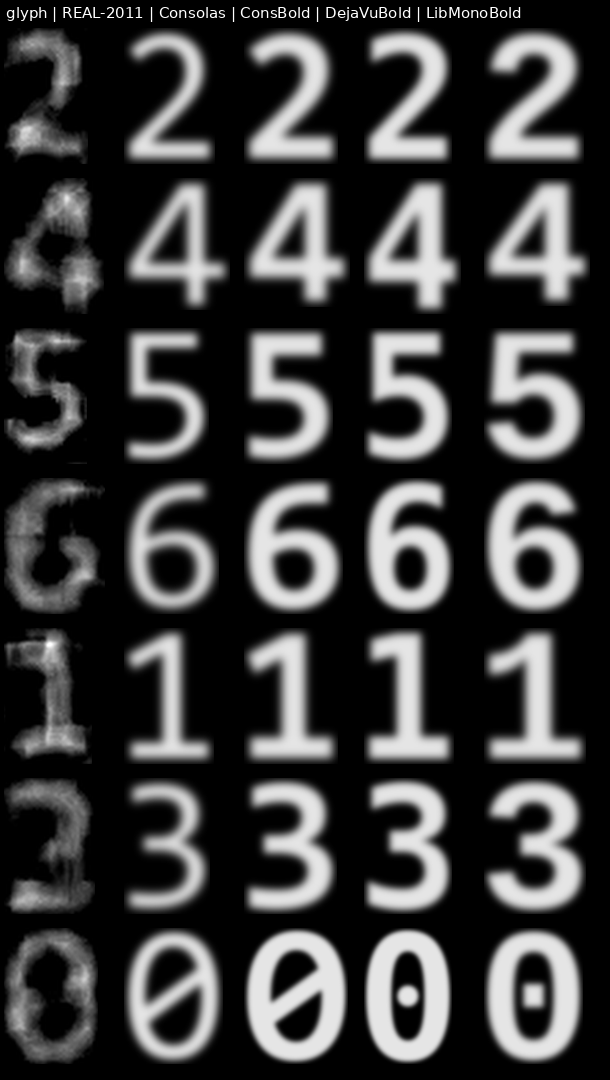
#> input picture analysis/font_glyph_grid_2011.png, 610 x 1080 px, given in place of f00005.png, which was not available
$ python lk.py 5 5
#> lines starting #> are read from the running program, lines starting #| are printed output that depends on the picture; after the words box and inside, x2 and y2 are one past the last pixel; in counts of white or black regions, pixels touching at a corner belong together; pictures that were not available may be replaced by others from this repository, and a replacement may not be noted
import numpy as np,sys
from PIL import Image
F='/home/user/new-skinny-bob/frames/OpSTlDJWFFI/f{:05d}.png'
a,b=int(sys.argv[1]),int(sys.argv[2])
frames=list(range(a,b+1))
S=np.array([np.asarray(Image.open(F.format(f)).convert('L')).astype(np.float64) for f in frames])
T=S.mean(0)
gy,gx=np.gradient(T)
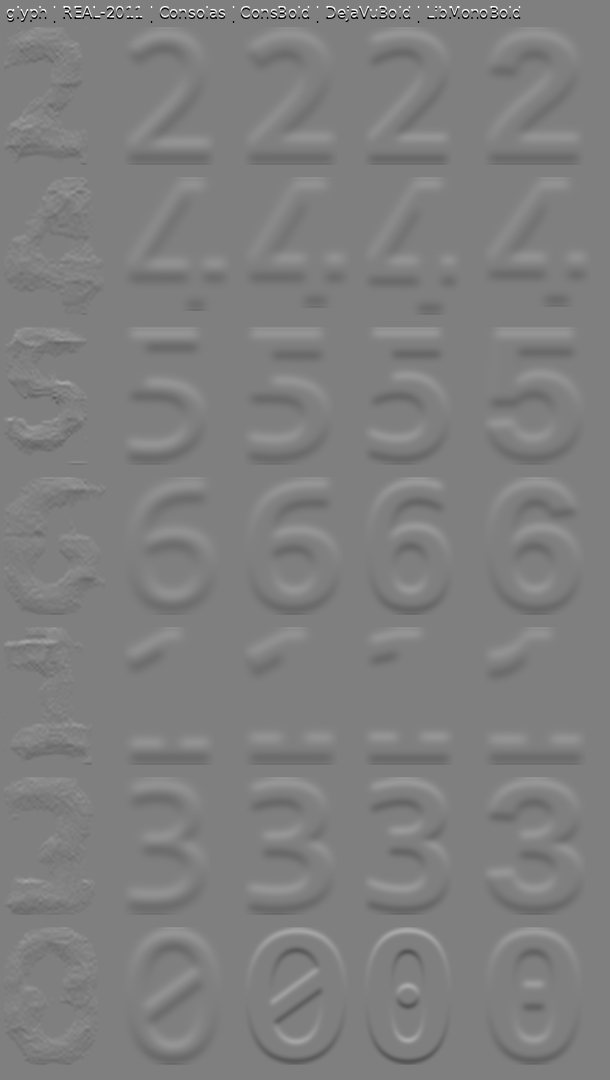
#> gy: shape (1080, 610) float64; min -127.5, max 127.5, mean 0; drawn with min black and max white
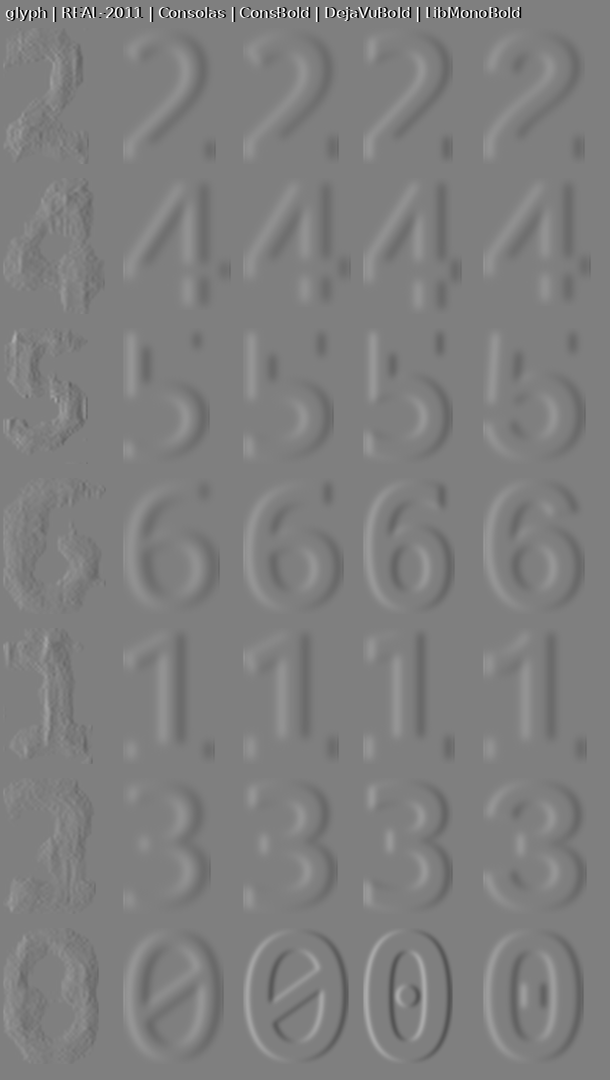
#> gx: shape (1080, 610) float64; min -127.5, max 127.5, mean 0; drawn with min black and max white
# border band: where |grad| is large (the vignette roll-off)
g=np.hypot(gx,gy)
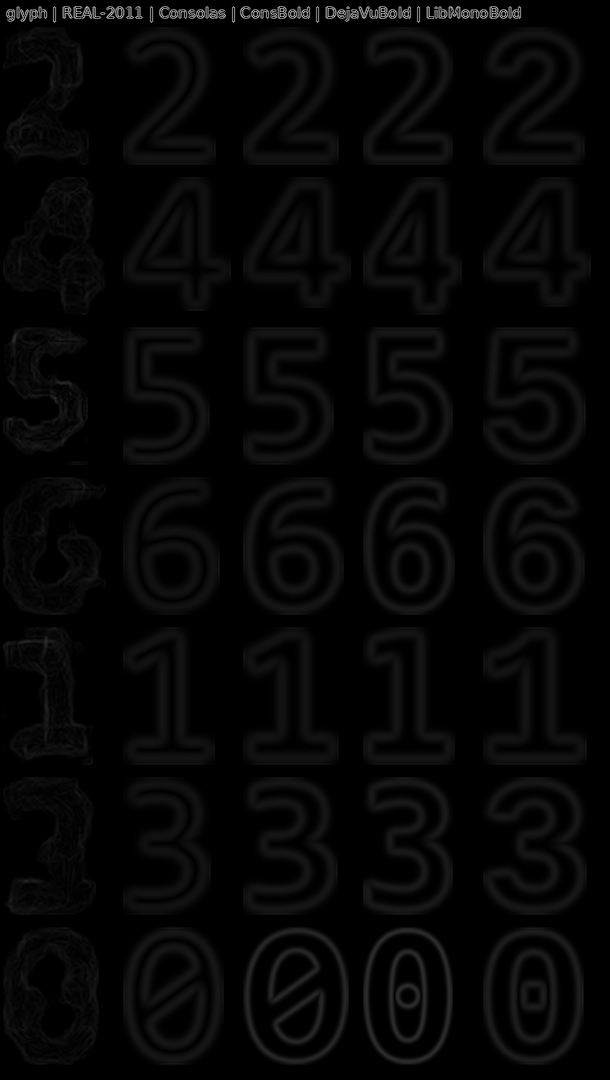
#> g: shape (1080, 610) float64; min 0, max 180, mean 6.4
band=g>np.percentile(g,99.0)
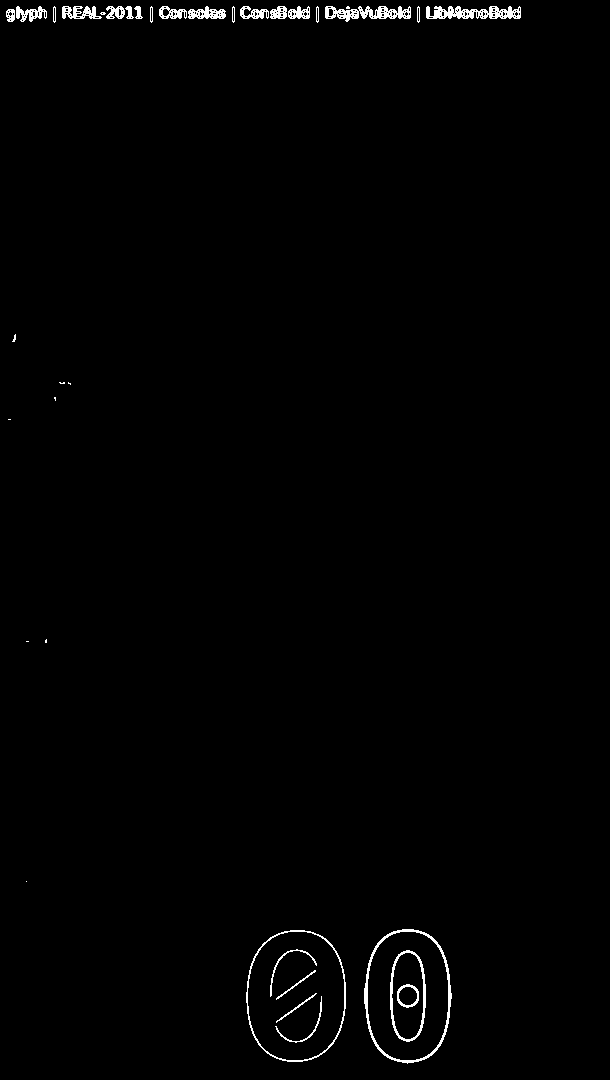
#> band: shape (1080, 610) bool; 1% white in thin lines or dots, all inside (x1, y1, x2, y2) = (6, 6, 521, 1064)
print('band px',band.sum())
#| band px 6587
res=[]
for i,f in enumerate(frames):
    I=S[i]
    # solve for gain k and shift (dx,dy):  I = k*(T + dx*gx + dy*gy)
    A=np.stack([T[band],gx[band],gy[band]],1)
    y=I[band]
    sol,*_=np.linalg.lstsq(A,y,rcond=None)
    k,cx,cy=sol
    res.append((f,k,cx/k,cy/k))
#> this loop made 1 pass
#> (k, cx, cy) on pass 1: (1, -8.83e-19, -1.61e-17)
#> after the loop, res = [(5, 1, -8.83e-19, -1.61e-17)]
r=np.array(res)
#> r = [[5, 1, -8.83e-19, -1.61e-17]]
print('gain: mean %.3f std %.3f'%(r[:,1].mean(),r[:,1].std()))
#| gain: mean 1.000 std 0.000
print('dx: std %.3f  range %.3f'%(r[:,2].std(), r[:,2].max()-r[:,2].min()))
#| dx: std 0.000  range 0.000
print('dy: std %.3f  range %.3f'%(r[:,3].std(), r[:,3].max()-r[:,3].min()))
#| dy: std 0.000  range 0.000
for f,k,dx,dy in res[:40]: print('%d  gain %.3f dx %+.3f dy %+.3f'%(f,k,dx,dy))
#> this loop made 1 pass
#| 5  gain 1.000 dx -0.000 dy -0.000
np.save('lk_%d_%d.npy'%(a,b),r)

$ run again, on analysis/font_lineup.png
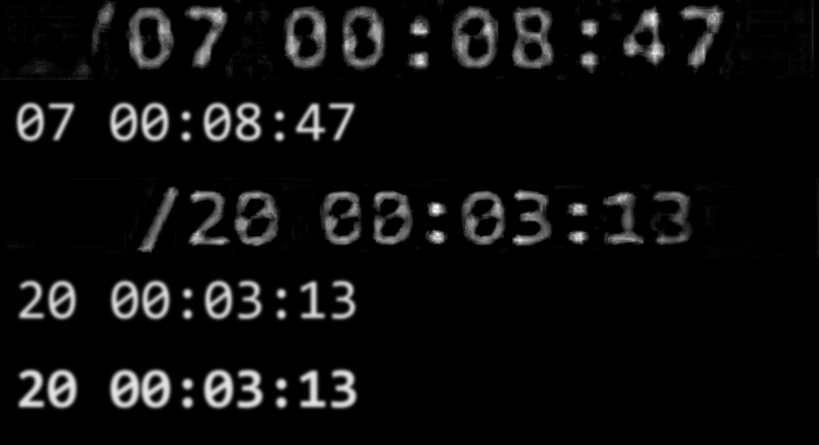
#> input picture analysis/font_lineup.png, 1637 x 890 px, given in place of f00005.png, which was not available (shown at 1/2 size)
#> `gy,gx=np.gradient(T)`:
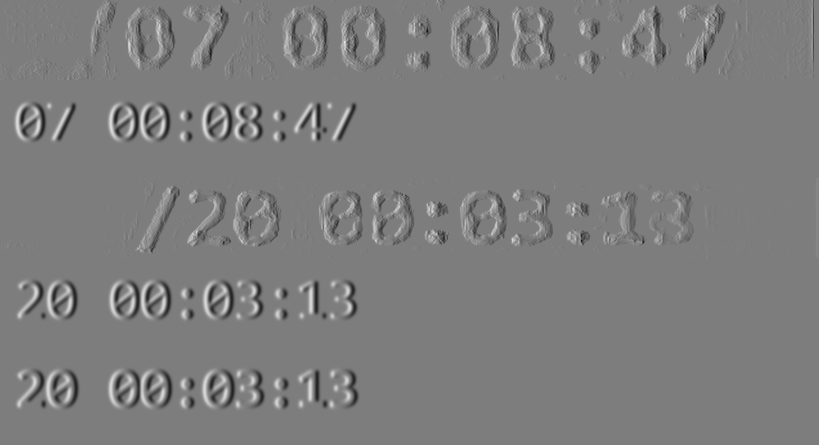
#> gx: shape (890, 1637) float64 (shown at 1/2 size); min -38, max 39, mean 0; drawn with min black and max white
#> `band=g>np.percentile(g,99.0)`:
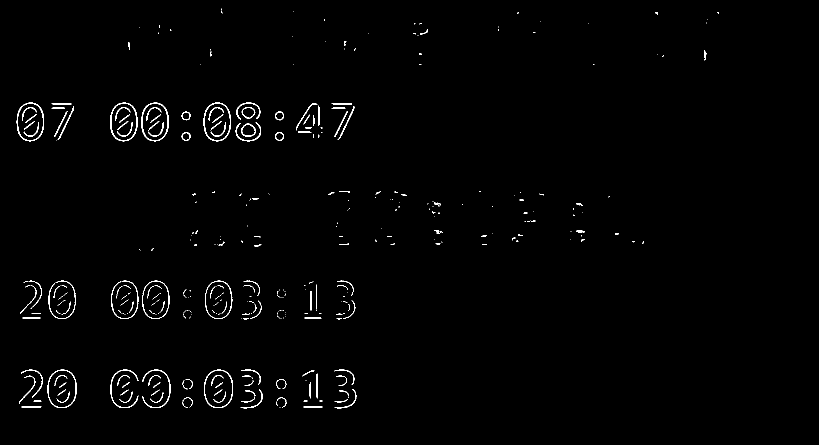
#> band: shape (890, 1637) bool (shown at 1/2 size); 1% white in thin lines or dots, all inside (x1, y1, x2, y2) = (33, 17, 1438, 817)
#| band px 14546
#> the loop `for i,f in enumerate(frames):` made 1 pass
#> (k, cx, cy) on pass 1: (1, 3.87e-17, -2.91e-17)
#> after the loop `for i,f in enumerate(frames):`: res = [(5, 1, 3.87e-17, -2.91e-17)]
#> r = [[5, 1, 3.87e-17, -2.91e-17]]
#| gain: mean 1.000 std 0.000
#| dx: std 0.000  range 0.000
#| dy: std 0.000  range 0.000
#> the loop `for f,k,dx,dy in res[:40]: print('%d  gain %.3f dx %+.3f dy %+.3f'%(f,..` made 1 pass
#> (printed output is left out)

$ run again, on analysis/ghost_card.png
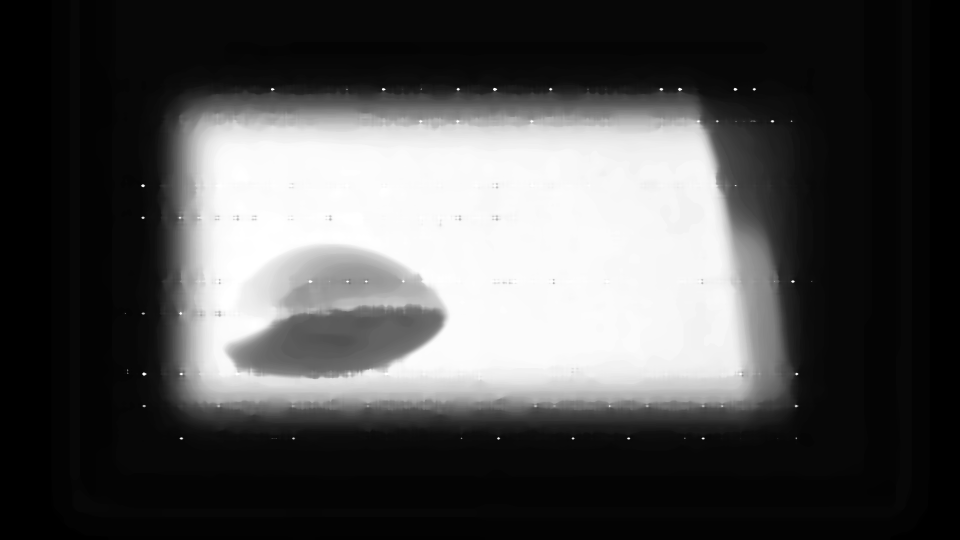
#> input picture analysis/ghost_card.png, 1920 x 1080 px, given in place of f00005.png, which was not available (shown at 1/2 size)
#> `gy,gx=np.gradient(T)`:
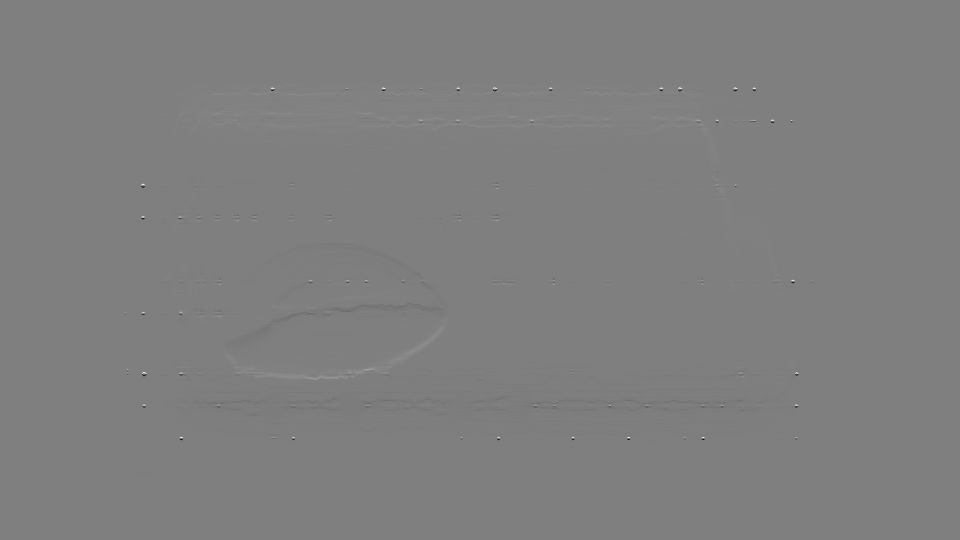
#> gy: shape (1080, 1920) float64 (shown at 1/2 size); min -122, max 122.5, mean 0; drawn with min black and max white
#> `band=g>np.percentile(g,99.0)`:
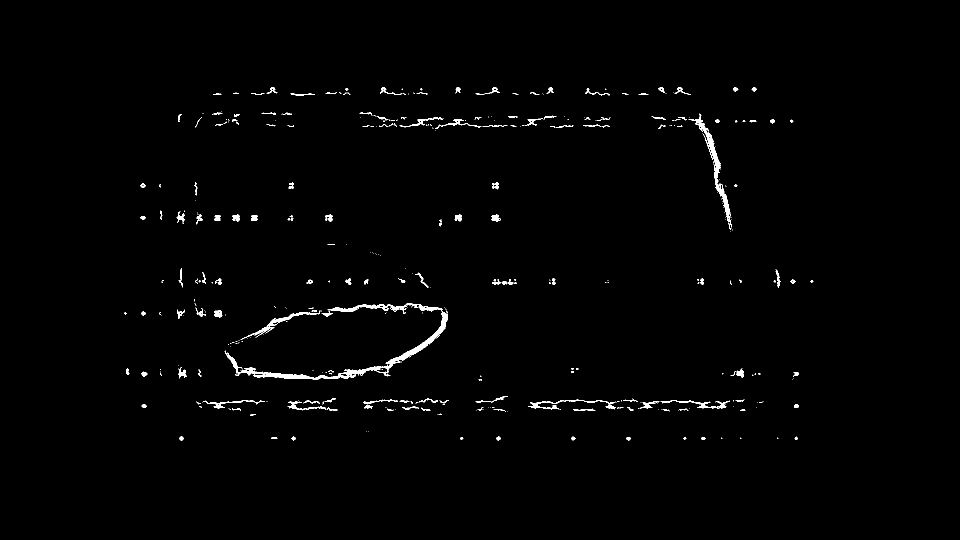
#> band: shape (1080, 1920) bool (shown at 1/2 size); 0.99% white; 428 white regions (277 under 20 px), largest, box (x1, y1, x2, y2) and area: (449, 606, 896, 760) 5455, (1377, 227, 1464, 455) 1808, (481, 621, 641, 680) 848
#| band px 20450
#> the loop `for i,f in enumerate(frames):` made 1 pass
#> (k, cx, cy) on pass 1: (1, 5.71e-18, 6.33e-18)
#> after the loop `for i,f in enumerate(frames):`: res = [(5, 1, 5.71e-18, 6.33e-18)]
#> r = [[5, 1, 5.71e-18, 6.33e-18]]
#| gain: mean 1.000 std 0.000
#| dx: std 0.000  range 0.000
#| dy: std 0.000  range 0.000
#> the loop `for f,k,dx,dy in res[:40]: print('%d  gain %.3f dx %+.3f dy %+.3f'%(f,..` made 1 pass
#> (printed output is left out)
